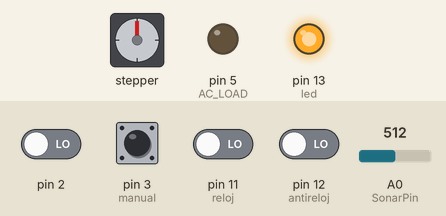
Simulated run of this sketch. Board: Arduino Uno, built with avr-gcc and run on an emulated ATmega328P. Shown: stepper motor, output pins drawn as LEDs (lit = HIGH). The inputs (shaded band) are chosen by the test bench; at power-on: pin 3 (manual) HIGH, pin 2, pin 11 (reloj), pin 12 (antireloj) LOW, A0 (SonarPin) = 512. Stepper angles assume 800 steps per turn; what the sketch prints to the serial monitor is not drawn.

Above: at 1.2 s.
1.3 s: pin 11 (reloj) driven HIGH
At 1.76 s:
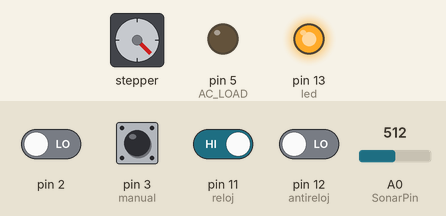
4.3 s: pin 3 (manual) driven LOW
At 5.4 s:
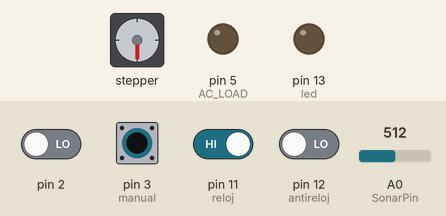
5.8 s: pin 3 (manual) pulsed HIGH 2 times (0.12 s each, 0.3 s apart)
At 6.9 s:
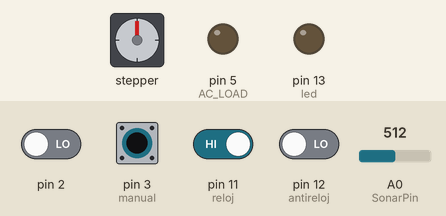
7.9 s: pin 3 (manual) pulsed HIGH 5 times (0.12 s each, 0.3 s apart)
At 10.5 s:
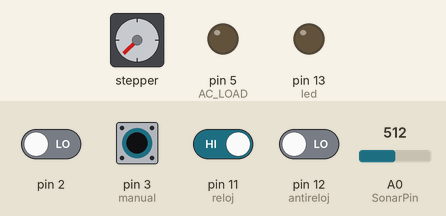
Timing chart, 0 to 11.9 s (numbered marks = the images above; inputs shaded):
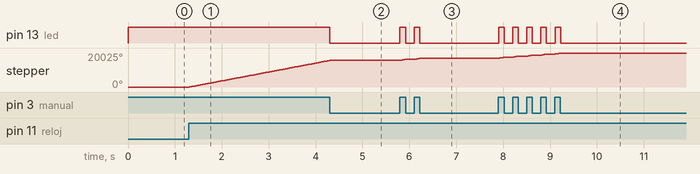

The sketch:

MOTOR_SENSORv2.ino
```cpp
#include <Stepper.h>
#include <AccelStepper.h>
/////////////////////// VARIBLES DE AJUSTE DE MEDIDAS (AJUSTAR) ////////////////////

int MINIMA_DISTANCIAcm=10;   //100minima distancia para medir
int MAXIMA_DISTANCIAcm=160;  //700maxima distancia para medir
int DIF_MIN_MEDIDAS =20;     //20variacion minima que debe existir entre dos medidas consecutivas para que actue el motor
int full_dim=35;  // 5   maxima intensidad de luz
int empty_dim=95; //128  miniam intensidad de luz

int NUM_MAX_PASOS=6000;//23000 <-------------------DEFINIR AL COMIENZO DEL MONTAJE, es el número máximo de pasos entre una posicion inicial y una final

//////////////////////VARIABLES FIJAS DE CALCULO/////////////////////////////
int PPR=400;
int PASOS_DE_SEGURIDAD=50;  //50 holgura de pasos para la cantidad minima de pasos y la maxima
int MIN_PASOS_SEGUR= PASOS_DE_SEGURIDAD;
int MAX_PASOS_SEGUR= NUM_MAX_PASOS-PASOS_DE_SEGURIDAD;
int cm1=0;  //medicion pasada de distancia
int cm2=0;  //medicion presente de distancia
int PASS=0;
int PASOS=0;  //variable calculada mapeando la distancia con el rango de pasos permitidos
int MEDIDAS[]={0,0}; //vector de medicion pasada y medicion actual

////////////////////////// VARIABLES DEL MOTOR ////////////////////////////////

const int stepsPerRevolution = 800;  // pasos por rev
Stepper myStepper(stepsPerRevolution, 8, 9); // initialize the stepper library on pins 8 through 11:
AccelStepper stepper(2, 9, 8);   //LIB ACCEL

///////////////////VARIABLES SENSOR DE DISTANCIA////////////////////////////////////
float Inch=0.00;
int cm=0;
int SonarPin=A0;
int sensorValue;
//////////////////BOTONES MANUALES////////////////////
int reloj=11;  //pin boton para accionar en sentido reloj
int antireloj=12;  //pin boton para accionar en sentido antireloj
int manual=3;  // pin boton manual
int led=13;    //led de modo manual o automatico
int R;    //variable de almacenamiento del boton RELOJ
int AR;   //variable de almacenamiento del boton ANTIRELOJ
boolean modo;
///////////////////VARIABLES DIMMER////////////////////
int AC_LOAD = 5;    // Output to Opto Triac pin
int dimming = 128;  // Dimming level (0-128)  0 = ON, 128 = OFF
int A=full_dim;   //todo
int B=empty_dim;  //nada
int C=5;
int DIMMER=0;

int dimtime;
////////////////////////////////////////////////////////////
void medicion()
{
  sensorValue=analogRead(SonarPin);
  Inch= (sensorValue*0.497);
  cm=Inch*2.54;
}
///////////////////////// DIMMER ////////////////////////////////////////
void zero_crosss_int()  //function to be fired at the zero crossing to dim the light
{
 // int dimtime = (75*dimming);    // For 60Hz =>65
  delayMicroseconds(dimtime);    // Wait till firing the TRIAC
  digitalWrite(AC_LOAD, HIGH);   // Fire the TRIAC
  delayMicroseconds(10);         // triac On propogation delay
         // (for 60Hz use 8.33) Some Triacs need a longer period
  digitalWrite(AC_LOAD, LOW);    // No longer trigger the TRIAC (the next zero crossing will swith it off) TRIAC
}
/////////////////////////////////////////////////////////////////////////////////////////////////////////
void BOTON_MANUAL()  //interrupcion externa para el boton manual
{
   detachInterrupt(0);  //desactiva la interrupcion attach
   digitalWrite(led,HIGH); //enciende el led para indicar modo manual
   delayMicroseconds(50);
   R=digitalRead(reloj); //lectura boton reloj
   AR=digitalRead(antireloj);  //lectura boton antireloj
   if(AR==0 && R==0)
     {
      detachInterrupt(0);
      medicion();
      Serial.print(cm);
      Serial.println(" cm ");
     }
   else if (AR==0 && R==1)
     {
      //detachInterrupt(0);
      myStepper.step(100); //control por pasos
      delayMicroseconds(800);
     }
   else if (AR==1 && R==0)
     {
     // detachInterrupt(0);
      myStepper.step(-100);  //control por pasos
      delayMicroseconds(800);
     }
    R=digitalRead(reloj); //lectura boton reloj
    AR=digitalRead(antireloj);  //lectura boton antireloj

}

///////////////////////////////////////////////////////////////////////////////////
void RANGO_DIM() //A=full_dim B=empty_dim C=5
{unsigned long CERO=0;
  if     (35<=DIMMER && DIMMER<40){unsigned long tiempo=millis();if((unsigned long)(tiempo-0)>=10){dimtime=2625;}}
  else if(40<=DIMMER && DIMMER<45){unsigned long tiempo=millis();if((unsigned long)(tiempo-CERO)>=10){dimtime=3000;}}
  else if(45<=DIMMER && DIMMER<50){unsigned long tiempo=millis();if((unsigned long)(tiempo-CERO)>=10){dimtime=3375;}}
  else if(50<=DIMMER && DIMMER<55){unsigned long tiempo=millis();if((unsigned long)(tiempo-CERO)>=10){dimtime=3750;}}
  else if(55<=DIMMER && DIMMER<60){unsigned long tiempo=millis();if((unsigned long)(tiempo-CERO)>=10){dimtime=4150;}}
  else if(60<=DIMMER && DIMMER<65){unsigned long tiempo=millis();if((unsigned long)(tiempo-CERO)>=10){dimtime=4500;}}
  else if(65<=DIMMER && DIMMER<70){unsigned long tiempo=millis();if((unsigned long)(tiempo-CERO)>=10){ dimtime=4875;}}
  else if(70<=DIMMER && DIMMER<75){unsigned long tiempo=millis();if((unsigned long)(tiempo-CERO)>=10){dimtime=5250;}}
  else if(75<=DIMMER && DIMMER<80){unsigned long tiempo=millis();if((unsigned long)(tiempo-CERO)>=10){dimtime=5625;}}
  else if(80<=DIMMER && DIMMER<85){unsigned long tiempo=millis();if((unsigned long)(tiempo-CERO)>=10){dimtime=6000;}}
  else if(85<=DIMMER && DIMMER<90){unsigned long tiempo=millis();if((unsigned long)(tiempo-CERO)>=10){dimtime=6375;}}
  else if(90<=DIMMER && DIMMER<95){unsigned long tiempo=millis();if((unsigned long)(tiempo-CERO)>=10){dimtime=6750;}}
}
///////////////////////////////////////////////////////////////////////////////////
void setup()
{

  pinMode(SonarPin,INPUT);
  Serial.begin(9600);
  stepper.setMaxSpeed(2000.0);  //LIB ACCEL
  myStepper.setSpeed(1000); // set the speed at 60 rpm:
  //stepper.setAcceleration(300.0);  //LIB ACCEL

  pinMode(reloj,INPUT);
  pinMode(antireloj,INPUT);
  pinMode(manual,INPUT);
  pinMode(led,OUTPUT);

  pinMode(AC_LOAD, OUTPUT);// Set AC Load pin as output

}

////////////////////////////////////////////////////////////////////////////////////
////////////////////////////////////////////////////////////////////////////////////
////////////////////////////////////////////////////////////////////////////////////

void loop()
{
  modo=digitalRead(manual);
  if(modo==0)  //MODO AUTOMATICO
  {
   attachInterrupt(0, zero_crosss_int, RISING);
   digitalWrite(led,LOW);
   cm1=0;cm2=0;
   medicion();
   dimming=80;
   delay(10);
   while(MINIMA_DISTANCIAcm<=cm && MAXIMA_DISTANCIAcm>=cm)  //mientras el sensor esté dentro de la distancia
    {
     for(int a=0;a<2;a++)  //sirve para guardar 2 mediciones, una actual y la anterior a esta
          {
           MEDIDAS[a]=cm;
           medicion();
          }
    // Serial.print(MEDIDAS[1]);Serial.print(" - ");Serial.println(MEDIDAS[2]);

     if(abs(MEDIDAS[0]-MEDIDAS[1])>=DIF_MIN_MEDIDAS) //si la diferencia entre los ultimas 2 lecturas es mayor a DIF_MIN_MEDIDAS mostrarra cambio en motor y luz
        {
          unsigned long CERO=0;
          DIMMER=map(cm,MINIMA_DISTANCIAcm,MAXIMA_DISTANCIAcm,full_dim,empty_dim);
          RANGO_DIM();

          //Serial.write(char (DIMMER));
          PASOS=map(cm,MINIMA_DISTANCIAcm,MAXIMA_DISTANCIAcm,MAX_PASOS_SEGUR,MIN_PASOS_SEGUR);  //extrapola distancia con pasos
          unsigned long tiempo=millis();
          if((unsigned long)(tiempo-CERO)>=10)
          {
           myStepper.setSpeed(5000);
           stepper.setAcceleration(5000.0);
           stepper.runToNewPosition(PASOS);  //ejecuta la cantidad de pasos
          }
          //DIMMER=map(MEDIDAS[2],MINIMA_DISTANCIAcm,MAXIMA_DISTANCIAcm,full_dim,empty_dim);
          //RANGO_DIM();

        }

     if(MAXIMA_DISTANCIAcm+10 >= MEDIDAS[0] && MEDIDAS[0] >= MAXIMA_DISTANCIAcm-10 || MAXIMA_DISTANCIAcm+10 >= MEDIDAS[1] && MEDIDAS[1] >= MAXIMA_DISTANCIAcm-10)
            {
             unsigned long CERO=0;    // si se define un maximo x y la lectura es x+10 o x-10 vuelve a la posicion inicial
             unsigned long tiempo=millis();
             if((unsigned long)(tiempo-CERO)>=10)
             {
             stepper.setAcceleration(5000.0);
             stepper.runToNewPosition(0);
             }
             dimming=70;

            }
        }
     attachInterrupt(0, zero_crosss_int, RISING);
  }

   else if(modo==1)
   {
     BOTON_MANUAL();
     modo=digitalRead(manual);
    }
  modo=digitalRead(manual);
}
```

Measured:
- after the input at 1.3 s, stepper: keeps turning clockwise at about 5242°/s, starting at once
- after the input at 4.3 s, pin 13 (led): HIGH → LOW at once
- after the input at 5.8 s, pin 13 (led): alternates HIGH for 0.12 s and LOW for 0.18 s, 4 changes in all, then stays LOW, starting at once; stepper: turns 1260° clockwise in 0.42 s, starting at once
- after the input at 7.9 s, pin 13 (led): alternates HIGH for 0.12 s and LOW for 0.18 s, 10 changes in all, then stays LOW, starting at once; stepper: turns 3105° clockwise in 1.3 s, starting at once
